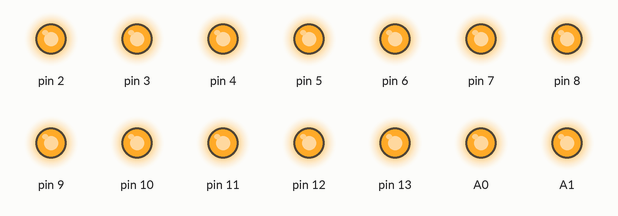
Recording of a sketch running on a simulated Arduino Uno, built with avr-gcc and run on an emulated ATmega328P. On the bench: output pins drawn as LEDs (lit = HIGH).

Above: at 0.1 s.
Timing chart, 0 to 1.6 s (numbered marks = the images above):
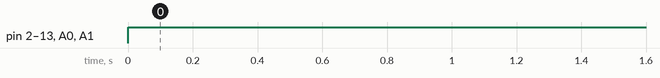

The sketch:

LightAllSmart.ino
```cpp
                                                                                             void setup() {
  DDRD = DDRD | B11111100;
  DDRB = B11111111;
  pinMode(A0,OUTPUT);
  pinMode(A1,OUTPUT);
  pinMode(A2,OUTPUT);
}
void loop() {
  PORTD = PORTD | B11111100;
  PORTB = B11111111;
  digitalWrite(A0,HIGH);
  digitalWrite(A1,HIGH);
  digitalWrite(A2,HIGH);
}
```

Measured:
- by itself, pin 2–13, A0, A1: LOW → HIGH at 0.00 s
